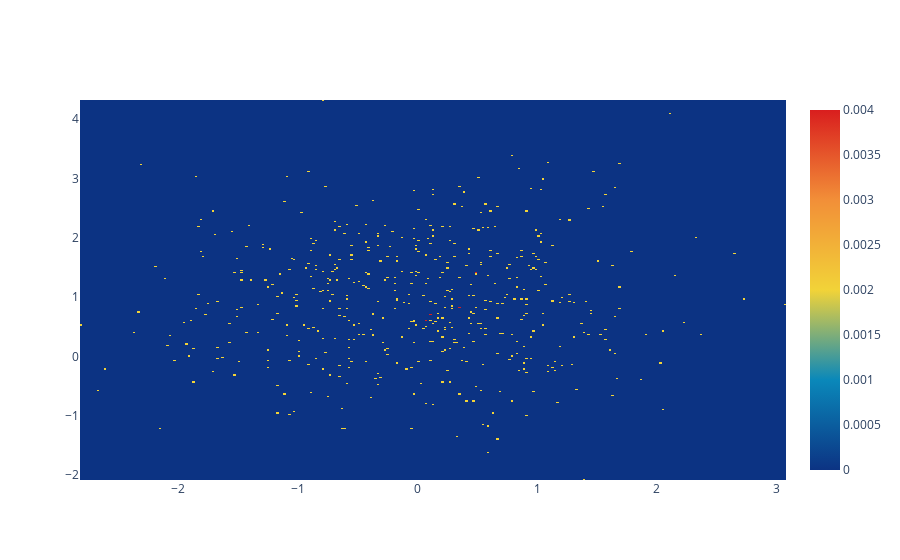

Write notebook code for a chart like this one.
### Code cell
x = np.random.randn(500)
y = np.random.randn(500)+1

fig = go.Figure(go.Histogram2d(x=x, y=y, histnorm='probability',
        # autobinx=True,
        # xbins=dict(start=-3, end=3, size=0.1),
        # autobiny=True,
        # ybins=dict(start=-2.5, end=4, size=0.1),
        nbinsx=501, nbinsy=501, 
        # colorscale='RdBu',
        colorscale=[[0, 'rgb(12,51,131)'], [0.25, 'rgb(10,136,186)'], [0.5, 'rgb(242,211,56)'], [0.75, 'rgb(242,143,56)'], [1, 'rgb(217,30,30)']]
    ))
fig.show()

### Figure 1 — Plotly figure (JSON) as saved in the notebook; plotly's stock layout.template omitted (floating-point values rounded to 4 significant figures; data arrays with more than 128 entries replaced by an {"elided": "..."} marker saying what was removed)
{"data": [{"colorscale": [[0, "rgb(12,51,131)"], [0.25, "rgb(10,136,186)"], [0.5, "rgb(242,211,56)"], [0.75, "rgb(242,143,56)"], [1, "rgb(217,30,30)"]], "histnorm": "probability", "nbinsx": 501, "nbinsy": 501, "type": "histogram2d", "x": {"elided": "500 float values"}, "y": {"elided": "500 float values"}}], "layout": {}}
